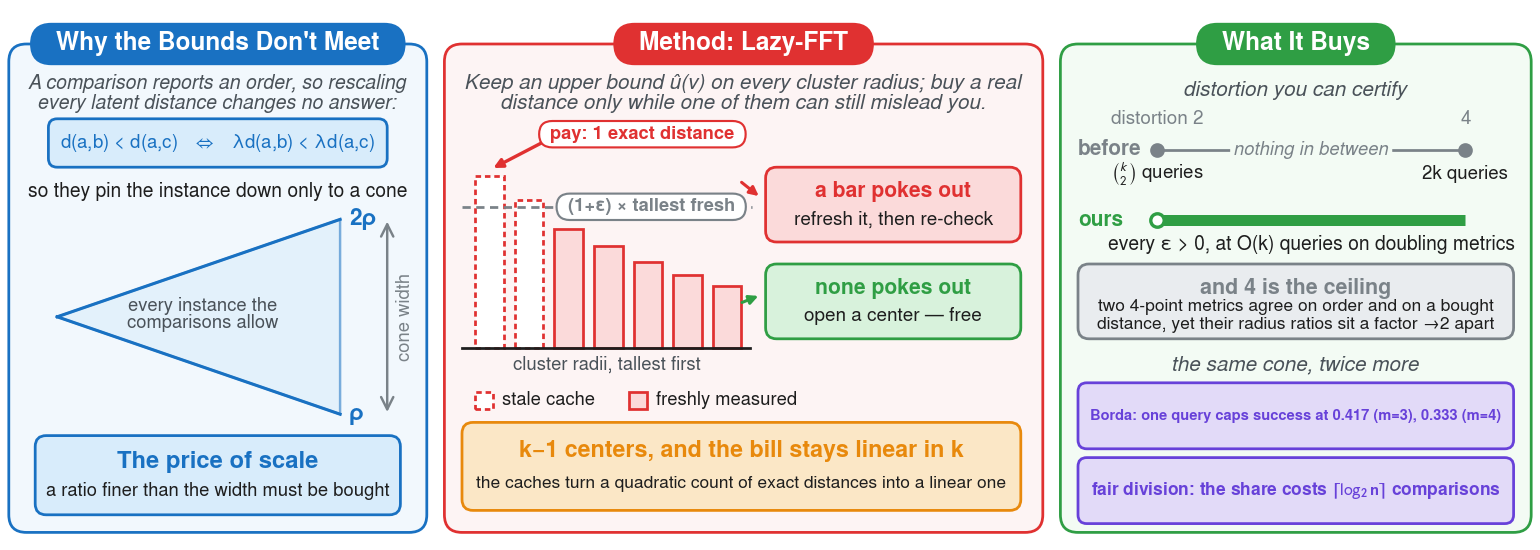

Write the Python code that produced this figure.
"""A worked three-panel teaser, for the AAAI-27 paper "Comparisons Are Free,
Ratios Are Not". Read this to see how the kit is used; run it to see the output.

Left: why the published bounds fail to meet -- a comparison transcript pins the
instance only up to a cone, and every guarantee in these fields is a ratio.
Centre: how Lazy-FFT spends a query only when the tallest cached radius could
still change the answer. Right: what that buys.
"""
import os
import sys

sys.path.insert(0, os.path.join(os.path.dirname(os.path.abspath(__file__)),
                                "scripts"))
from overview_style import (AMBER, BLUE, GREEN, GREY, INK, RED, VIOLET, _round,
                            arrow, audit, box, canvas, caption, panel, plt, save, tag,
                            text, wedge)

fig, ax = canvas(7.0, 2.50)
PY, PH = 8, 222
MUTED = "#4a5259"

# ----------------------------------------------------------------- left panel
AX, AW = 4, 190
panel(ax, AX, PY, AW, PH, "Why the Bounds Don't Meet", BLUE)
acx = AX + AW / 2

caption(ax, acx, 212, ["A comparison reports an order, so rescaling",
                       "every latent distance changes no answer:"], 172)

_round(ax, 22, 174, 154, 22, r=4, fc=BLUE.fill, ec=BLUE.line, lw=0.9, z=2)
text(ax, 99, 185, r"d(a,b) < d(a,c)   $\Leftrightarrow$   λd(a,b) < λd(a,c)",
     size=6.9, color=BLUE.dark, z=5, maxw=145)

text(ax, acx, 163, "so they pin the instance down only to a cone", size=6.3,
     maxw=172)

apex = (26, 106)
p1, p2 = wedge(ax, apex, -19, 19, 136, BLUE, alpha=0.55)
for p in (p1, p2):
    ax.plot([apex[0], p[0]], [apex[1], p[1]], color=BLUE.line, lw=1.0, zorder=3)
text(ax, 92, 111, "every instance the", size=6.0, color=MUTED)
text(ax, 92, 103, "comparisons allow", size=6.0, color=MUTED)
text(ax, p2[0] + 4, p2[1], "2ρ", size=7.4, ha="left", color=BLUE.dark,
     weight="bold")
text(ax, p1[0] + 4, p1[1], "ρ", size=7.4, ha="left", color=BLUE.dark,
     weight="bold")
ax.annotate("", xy=(176, p2[1] - 1), xytext=(176, p1[1] + 1),
            arrowprops=dict(arrowstyle="<->", color=GREY.line, lw=0.8,
                            shrinkA=0, shrinkB=0))
text(ax, 184, 106, "cone width", size=6.0, color=GREY.line, rotation=90)

box(ax, 16, 16, 166, 36, "The price of scale",
    "a ratio finer than the width must be bought", tone=BLUE, size=7.8,
    subsize=6.3)

# --------------------------------------------------------------- centre panel
BX, BW = 202, 272
panel(ax, BX, PY, BW, PH, "Method: Lazy-FFT", RED)
bcx = BX + BW / 2

caption(ax, bcx, 212,
        ["Keep an upper bound û(v) on every cluster radius; buy a real",
         "distance only while one of them can still mislead you."], 254)

YB, BARW, GAP, X0 = 92, 13.0, 5.0, 216
HEIGHTS = [78, 67, 54, 46, 39, 33, 28]
STALE = {0, 1}
for i, h in enumerate(HEIGHTS):
    x = X0 + i * (BARW + GAP)
    fresh = i not in STALE
    ax.add_patch(plt.Rectangle(
        (x, YB), BARW, h, facecolor=RED.fill if fresh else "white",
        edgecolor=RED.line, lw=0.9, zorder=3,
        linestyle="solid" if fresh else (0, (2, 1.4))))
XEND = X0 + len(HEIGHTS) * BARW + (len(HEIGHTS) - 1) * GAP
ax.plot([X0 - 6, XEND + 4], [YB, YB], color=INK, lw=0.9, zorder=4)

THR = YB + 64
ax.plot([X0 - 6, 342], [THR, THR], color=GREY.line, lw=0.9, ls=(0, (3, 2)),
        zorder=4)
tag(ax, 296, THR, "(1+ε) × tallest fresh", GREY, size=6.0)

arrow(ax, (248, 186), (223, 173), RED, lw=1.1, head=6)
tag(ax, 292, 189, "pay: 1 exact distance", RED, size=6.0)

text(ax, 276, 84, "cluster radii, tallest first", size=6.0, color=MUTED)
ax.add_patch(plt.Rectangle((216, 64), 8, 8, facecolor="white",
                           edgecolor=RED.line, lw=0.9, ls=(0, (2, 1.4)),
                           zorder=3))
text(ax, 228, 68, "stale cache", size=6.0, ha="left")
ax.add_patch(plt.Rectangle((286, 64), 8, 8, facecolor=RED.fill,
                           edgecolor=RED.line, lw=0.9, zorder=3))
text(ax, 298, 68, "freshly measured", size=6.0, ha="left")

box(ax, 348, 140, 116, 34, "a bar pokes out", "refresh it, then re-check",
    tone=RED, size=6.9, subsize=6.2)
box(ax, 348, 96, 116, 34, "none pokes out", "open a center — free",
    tone=GREEN, size=6.9, subsize=6.2)
arrow(ax, (336, 168), (346, 160), RED, lw=1.0, head=6)
arrow(ax, (336, 112), (346, 116), GREEN, lw=1.0, head=6)

box(ax, 210, 18, 254, 40, "k−1 centers, and the bill stays linear in k",
    "the caches turn a quadratic count of exact distances into a linear one",
    tone=AMBER, size=7.6, subsize=6.4)

# ---------------------------------------------------------------- right panel
CX, CW = 482, 214
panel(ax, CX, PY, CW, PH, "What It Buys", GREEN)
ccx = CX + CW / 2

text(ax, ccx, 209, "distortion you can certify", size=6.8, color=MUTED,
     style="italic")
L, R = 526, 666
text(ax, L, 196, "distortion 2", size=6.2, color=GREY.line)
text(ax, R, 196, "4", size=6.2, color=GREY.line)

text(ax, 490, 182, "before", size=6.8, weight="bold", ha="left",
     color=GREY.line)
ax.plot([L, R], [182, 182], "-o", color=GREY.line, lw=0.9, ms=3.8, zorder=3)
text(ax, (L + R) / 2, 182, "nothing in between", size=6.0, color=GREY.line,
     style="italic", z=6,
     bbox=dict(boxstyle="round,pad=0.20", fc=GREEN.tint, ec="none"))
text(ax, L, 171, r"$\binom{k}{2}$ queries", size=6.1)
text(ax, R, 171, "2k queries", size=6.1)

text(ax, 490, 150, "ours", size=6.8, weight="bold", ha="left", color=GREEN.dark)
ax.plot([L, R], [150, 150], color=GREEN.line, lw=3.6, zorder=3,
        solid_capstyle="butt")
ax.plot([L], [150], "o", mfc="white", mec=GREEN.line, mew=1.1, ms=4.4, zorder=4)
text(ax, (L + R) / 2, 139, "every ε > 0, at O(k) queries on doubling metrics",
     size=6.3, maxw=190)

box(ax, 490, 96, 198, 34, "and 4 is the ceiling",
    "two 4-point metrics agree on order and on a bought\n"
    "distance, yet their radius ratios sit a factor →2 apart",
    tone=GREY, size=7.0, subsize=5.7)

text(ax, ccx, 84, "the same cone, twice more", size=6.8, color=MUTED,
     style="italic")
box(ax, 490, 46, 198, 30,
    "Borda: one query caps success at 0.417 (m=3), 0.333 (m=4)",
    tone=VIOLET, size=6.5, r=4)
box(ax, 490, 12, 198, 30,
    r"fair division: the share costs $\mathbf{\lceil \log_2 n \rceil}$ comparisons",
    tone=VIOLET, size=6.5, r=4)

audit(ax, [("left", AX, PY, AW, PH + 12), ("centre", BX, PY, BW, PH + 12),
           ("right", CX, PY, CW, PH + 12)])
save(fig, "example.pdf")
